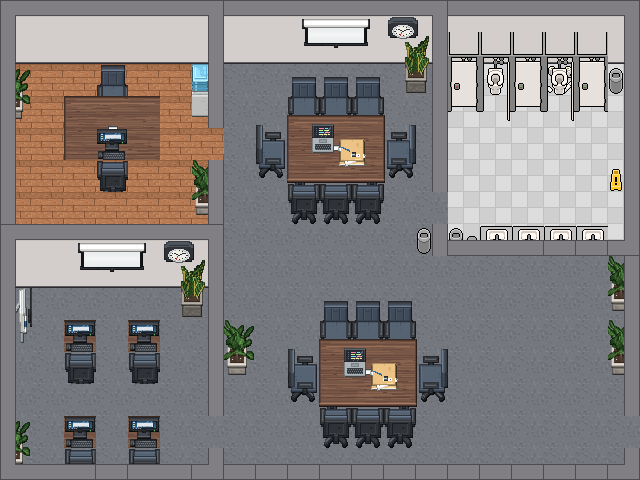

Below is a game level as drawn by its tile map, then a one-line description and the .tmx file that defines it, in full:
An orthogonal 20x15 tile map with 32x32 px tiles, 5 tile layers (Terra, Mobiliari0, Parets, Mobiliari, ...), 9 tilesets and 7 objects.

<map version="1.10" tiledversion="1.12.2" orientation="orthogonal" renderorder="right-down" width="20" height="15" tilewidth="32" tileheight="32" infinite="0" nextlayerid="8" nextobjectid="25">
 <editorsettings>
  <export target="mapa.json" format="json" />
 </editorsettings>
 <tileset firstgid="1" name="meeting_room_tileset" tilewidth="32" tileheight="32" tilecount="16" columns="8">
  <image source="../tilesets/meeting_room_tileset.png" width="256" height="64" />
  <tile id="0">
   <properties>
    <property name="Collides" type="bool" value="true" />
   </properties>
  </tile>
  <tile id="1">
   <properties>
    <property name="Collides" type="bool" value="true" />
   </properties>
  </tile>
  <tile id="2">
   <properties>
    <property name="Collides" type="bool" value="true" />
   </properties>
  </tile>
  <tile id="3">
   <properties>
    <property name="Collides" type="bool" value="true" />
   </properties>
  </tile>
  <tile id="4">
   <properties>
    <property name="Collides" type="bool" value="true" />
   </properties>
  </tile>
  <tile id="5">
   <properties>
    <property name="Collides" type="bool" value="true" />
   </properties>
  </tile>
  <tile id="6">
   <properties>
    <property name="Collides" type="bool" value="true" />
   </properties>
  </tile>
  <tile id="7">
   <properties>
    <property name="Collides" type="bool" value="true" />
   </properties>
  </tile>
  <tile id="8">
   <properties>
    <property name="Collides" type="bool" value="true" />
   </properties>
  </tile>
  <tile id="9">
   <properties>
    <property name="Collides" type="bool" value="true" />
   </properties>
  </tile>
  <tile id="10">
   <properties>
    <property name="Collides" type="bool" value="true" />
   </properties>
  </tile>
  <tile id="11">
   <properties>
    <property name="Collides" type="bool" value="true" />
   </properties>
  </tile>
  <tile id="12">
   <properties>
    <property name="Collides" type="bool" value="true" />
   </properties>
  </tile>
  <tile id="13">
   <properties>
    <property name="Collides" type="bool" value="true" />
   </properties>
  </tile>
  <tile id="14">
   <properties>
    <property name="Collides" type="bool" value="true" />
   </properties>
  </tile>
  <tile id="15">
   <properties>
    <property name="Collides" type="bool" value="true" />
   </properties>
  </tile>
 </tileset>
 <tileset firstgid="17" name="meeting_room_props" tilewidth="32" tileheight="32" tilecount="30" columns="15">
  <image source="../tilesets/meeting_room_props.png" width="493" height="74" />
 </tileset>
 <tileset firstgid="47" name="walls" tilewidth="32" tileheight="32" tilecount="32" columns="8">
  <image source="../tilesets/walls.png" width="256" height="128" />
  <tile id="0">
   <properties>
    <property name="Collides" type="bool" value="true" />
   </properties>
  </tile>
  <tile id="1">
   <properties>
    <property name="Collides" type="bool" value="true" />
   </properties>
  </tile>
  <tile id="2">
   <properties>
    <property name="Collides" type="bool" value="true" />
   </properties>
  </tile>
  <tile id="3">
   <properties>
    <property name="Collides" type="bool" value="true" />
   </properties>
  </tile>
  <tile id="4">
   <properties>
    <property name="Collides" type="bool" value="true" />
   </properties>
  </tile>
  <tile id="5">
   <properties>
    <property name="Collides" type="bool" value="true" />
   </properties>
  </tile>
  <tile id="6">
   <properties>
    <property name="Collides" type="bool" value="true" />
   </properties>
  </tile>
  <tile id="7">
   <properties>
    <property name="Collides" type="bool" value="true" />
   </properties>
  </tile>
  <tile id="8">
   <properties>
    <property name="Collides" type="bool" value="true" />
   </properties>
  </tile>
  <tile id="9">
   <properties>
    <property name="Collides" type="bool" value="true" />
   </properties>
  </tile>
  <tile id="10">
   <properties>
    <property name="Collides" type="bool" value="true" />
   </properties>
  </tile>
  <tile id="11">
   <properties>
    <property name="Collides" type="bool" value="true" />
   </properties>
  </tile>
  <tile id="12">
   <properties>
    <property name="Collides" type="bool" value="true" />
   </properties>
  </tile>
  <tile id="13">
   <properties>
    <property name="Collides" type="bool" value="true" />
   </properties>
  </tile>
  <tile id="14">
   <properties>
    <property name="Collides" type="bool" value="true" />
   </properties>
  </tile>
  <tile id="15">
   <properties>
    <property name="Collides" type="bool" value="true" />
   </properties>
  </tile>
  <tile id="16">
   <properties>
    <property name="Collides" type="bool" value="true" />
   </properties>
  </tile>
  <tile id="17">
   <properties>
    <property name="Collides" type="bool" value="true" />
   </properties>
  </tile>
  <tile id="18">
   <properties>
    <property name="Collides" type="bool" value="true" />
   </properties>
  </tile>
  <tile id="19">
   <properties>
    <property name="Collides" type="bool" value="true" />
   </properties>
  </tile>
  <tile id="20">
   <properties>
    <property name="Collides" type="bool" value="true" />
   </properties>
  </tile>
  <tile id="21">
   <properties>
    <property name="Collides" type="bool" value="true" />
   </properties>
  </tile>
  <tile id="22">
   <properties>
    <property name="Collides" type="bool" value="true" />
   </properties>
  </tile>
  <tile id="23">
   <properties>
    <property name="Collides" type="bool" value="true" />
   </properties>
  </tile>
  <tile id="24">
   <properties>
    <property name="Collides" type="bool" value="true" />
   </properties>
  </tile>
  <tile id="25">
   <properties>
    <property name="Collides" type="bool" value="true" />
   </properties>
  </tile>
  <tile id="26">
   <properties>
    <property name="Collides" type="bool" value="true" />
   </properties>
  </tile>
  <tile id="27">
   <properties>
    <property name="Collides" type="bool" value="true" />
   </properties>
  </tile>
  <tile id="28">
   <properties>
    <property name="Collides" type="bool" value="true" />
   </properties>
  </tile>
  <tile id="29">
   <properties>
    <property name="Collides" type="bool" value="true" />
   </properties>
  </tile>
  <tile id="30">
   <properties>
    <property name="Collides" type="bool" value="true" />
   </properties>
  </tile>
  <tile id="31">
   <properties>
    <property name="Collides" type="bool" value="true" />
   </properties>
  </tile>
 </tileset>
 <tileset firstgid="79" name="floors" tilewidth="32" tileheight="32" tilecount="3" columns="3">
  <image source="../tilesets/floors.png" width="96" height="32" />
 </tileset>
 <tileset firstgid="82" name="clean_publicbathroom_set" tilewidth="32" tileheight="32" tilecount="120" columns="12">
  <image source="../tilesets/clean_publicbathroom_set.png" width="384" height="320" />
 </tileset>
 <tileset firstgid="202" name="meeting_room_preview" tilewidth="32" tileheight="32" tilecount="81" columns="9">
  <image source="../tilesets/meeting_room_preview.png" width="288" height="288" />
  <tile id="21">
   <properties>
    <property name="Collides" type="bool" value="false" />
   </properties>
  </tile>
  <tile id="22">
   <properties>
    <property name="Collides" type="bool" value="false" />
   </properties>
  </tile>
  <tile id="23">
   <properties>
    <property name="Collides" type="bool" value="false" />
   </properties>
  </tile>
  <tile id="30">
   <properties>
    <property name="Collides" type="bool" value="true" />
   </properties>
  </tile>
  <tile id="31">
   <properties>
    <property name="Collides" type="bool" value="true" />
   </properties>
  </tile>
  <tile id="32">
   <properties>
    <property name="Collides" type="bool" value="true" />
   </properties>
  </tile>
  <tile id="38">
   <properties>
    <property name="Collides" type="bool" value="true" />
   </properties>
  </tile>
  <tile id="39">
   <properties>
    <property name="Collides" type="bool" value="true" />
   </properties>
  </tile>
  <tile id="40">
   <properties>
    <property name="Collides" type="bool" value="true" />
   </properties>
  </tile>
  <tile id="41">
   <properties>
    <property name="Collides" type="bool" value="true" />
   </properties>
  </tile>
  <tile id="42">
   <properties>
    <property name="Collides" type="bool" value="true" />
   </properties>
  </tile>
  <tile id="47">
   <properties>
    <property name="Collides" type="bool" value="true" />
   </properties>
  </tile>
  <tile id="48">
   <properties>
    <property name="Collides" type="bool" value="true" />
   </properties>
  </tile>
  <tile id="49">
   <properties>
    <property name="Collides" type="bool" value="true" />
   </properties>
  </tile>
  <tile id="50">
   <properties>
    <property name="Collides" type="bool" value="true" />
   </properties>
  </tile>
  <tile id="51">
   <properties>
    <property name="Collides" type="bool" value="true" />
   </properties>
  </tile>
  <tile id="55">
   <properties>
    <property name="Collides" type="bool" value="true" />
   </properties>
  </tile>
  <tile id="57">
   <properties>
    <property name="Collides" type="bool" value="true" />
   </properties>
  </tile>
  <tile id="58">
   <properties>
    <property name="Collides" type="bool" value="true" />
   </properties>
  </tile>
  <tile id="59">
   <properties>
    <property name="Collides" type="bool" value="true" />
   </properties>
  </tile>
  <tile id="64">
   <properties>
    <property name="Collides" type="bool" value="true" />
   </properties>
  </tile>
 </tileset>
 <tileset firstgid="283" name="computer_front" tilewidth="32" tileheight="32" tilecount="1" columns="1">
  <image source="../tilesets/computer_front.png" width="32" height="34" />
 </tileset>
 <tileset firstgid="284" name="office_chair_back" tilewidth="32" tileheight="32" tilecount="1" columns="1">
  <image source="../tilesets/office_chair_back.png" width="34" height="42" />
 </tileset>
 <tileset firstgid="285" name="office_chair_front" tilewidth="32" tileheight="32" tilecount="1" columns="1">
  <image source="../tilesets/office_chair_front.png" width="34" height="58" />
 </tileset>
 <layer id="1" name="Terra" width="20" height="15" locked="1">
  <data encoding="csv">
79,79,79,79,79,79,79,80,80,80,80,80,80,80,81,81,81,81,81,81,
79,79,79,79,79,79,79,80,80,80,80,80,80,80,81,81,81,81,81,81,
79,79,79,79,79,79,79,80,80,80,80,80,80,80,81,81,81,81,81,81,
79,79,79,79,79,79,79,80,80,80,80,80,80,80,81,81,81,81,81,81,
79,79,79,79,79,79,79,80,80,80,80,80,80,80,81,81,81,81,81,81,
79,79,79,79,79,79,79,80,80,80,80,80,80,80,81,81,81,81,81,81,
79,79,79,79,79,79,79,80,80,80,80,80,80,80,81,81,81,81,81,81,
80,80,80,80,80,80,80,80,80,80,80,80,80,80,81,81,81,81,81,81,
80,80,80,80,80,80,80,80,80,80,80,80,80,80,1,1,1,1,1,1,
80,80,80,80,80,80,80,80,80,80,80,80,80,80,80,80,80,80,80,80,
80,222,80,80,80,80,80,80,80,80,80,80,1,1,1,1,1,1,1,80,
80,80,222,80,80,80,80,80,80,80,80,80,80,80,1,1,1,1,1,80,
222,80,80,80,80,222,80,80,80,80,80,80,80,1,1,1,1,1,1,80,
222,80,80,80,80,80,80,80,80,80,80,80,80,1,1,1,1,1,80,80,
80,80,80,80,80,80,222,80,80,80,80,80,80,80,80,80,80,80,80,1
</data>
 </layer>
 <layer id="5" name="Mobiliari0" width="20" height="15" locked="1">
  <data encoding="csv">
0,0,0,0,0,0,0,0,0,0,0,0,0,0,0,0,0,0,0,0,
22,0,0,0,0,0,0,0,0,0,0,0,0,0,0,0,0,0,0,0,
22,0,0,285,0,0,26,0,0,0,0,0,0,0,0,0,0,139,0,152,
37,0,0,0,0,0,41,0,0,0,0,0,0,0,0,0,0,0,0,0,
0,0,0,0,0,0,0,0,0,0,0,0,0,0,0,0,0,0,0,0,
0,0,0,284,0,0,22,0,0,0,0,0,0,0,0,0,0,0,0,129,
0,0,0,0,0,0,37,0,0,0,0,0,0,0,0,0,0,0,0,0,
0,0,0,0,0,0,0,0,0,0,0,0,0,152,152,103,103,103,103,0,
0,0,0,0,0,0,0,0,0,0,0,0,0,0,0,0,0,0,0,22,
23,0,0,0,0,0,0,0,0,0,0,0,0,0,0,0,0,0,0,37,
38,0,0,0,0,0,0,0,0,0,0,0,0,0,0,0,0,0,0,22,
0,0,0,0,0,0,0,0,0,0,0,0,0,0,0,0,0,0,0,37,
0,0,0,0,0,0,0,0,0,0,0,0,0,0,0,0,0,0,0,0,
22,0,0,0,0,0,0,0,0,0,0,0,0,0,0,0,0,0,0,0,
37,0,284,0,284,0,0,0,0,0,0,0,0,0,0,0,0,0,0,0
</data>
 </layer>
 <layer id="2" name="Parets" width="20" height="15">
  <data encoding="csv">
48,49,49,49,49,49,4,49,49,205,206,207,209,210,3,49,49,49,49,52,
53,6,6,6,6,6,7,6,6,214,215,216,218,219,6,6,6,6,6,7,
8,0,0,0,0,0,9,0,0,0,0,0,0,228,0,0,0,0,0,60,
8,0,0,0,0,0,60,0,0,0,0,0,0,9,0,0,0,0,0,60,
8,0,0,0,0,0,0,0,0,0,0,0,0,9,0,0,0,0,0,60,
8,0,0,0,0,0,60,0,0,0,0,0,0,9,0,0,0,0,0,60,
8,0,0,0,0,0,60,0,0,0,0,0,0,0,0,0,0,0,0,60,
2,3,205,206,207,209,210,0,0,0,0,0,0,9,11,11,68,12,68,71,
5,6,214,215,216,218,219,0,0,0,0,0,0,0,0,0,0,0,0,60,
8,0,0,0,0,0,228,0,0,0,0,0,0,0,0,0,0,0,0,60,
8,0,0,0,0,0,60,0,0,0,0,0,0,0,0,0,0,0,0,60,
8,0,0,0,0,0,60,0,0,0,0,0,0,0,0,0,0,0,0,60,
8,0,0,0,0,0,60,0,0,0,0,0,0,0,0,0,0,0,0,60,
8,0,0,0,0,0,0,0,0,0,0,0,0,0,0,0,0,0,0,0,
10,11,68,68,11,68,71,12,12,12,12,12,12,68,68,68,68,68,68,71
</data>
 </layer>
 <layer id="4" name="Mobiliari" width="20" height="15">
  <data encoding="csv">
0,0,0,0,0,0,0,0,0,0,0,0,0,0,0,0,0,0,0,0,
0,0,0,0,0,0,0,0,0,0,0,0,0,0,110,110,110,110,110,0,
0,0,0,0,0,0,0,0,222,223,224,225,227,0,122,122,122,122,122,0,
0,0,17,18,19,0,0,0,231,232,233,234,235,0,0,0,0,0,0,0,
0,0,32,33,34,0,0,0,240,241,242,243,244,0,0,0,0,0,0,0,
0,0,0,0,0,0,0,0,249,250,251,252,253,0,0,0,0,0,0,0,
0,0,0,0,0,0,0,0,258,259,260,261,262,0,0,0,0,0,0,0,
0,0,0,0,0,0,0,0,0,0,0,0,0,0,0,0,0,0,0,0,
0,0,0,0,0,0,0,0,0,0,0,0,0,0,0,0,0,0,0,0,
0,0,0,0,0,227,0,0,0,222,223,224,225,226,0,0,0,0,0,0,
0,0,18,0,18,0,0,22,0,231,232,233,234,235,0,0,0,0,0,0,
0,0,0,0,0,0,0,37,0,240,241,242,243,244,0,0,0,0,0,0,
0,0,0,0,0,0,0,0,0,249,250,251,252,253,0,0,0,0,0,0,
0,0,18,0,18,0,0,0,0,258,259,260,261,262,0,0,0,0,0,0,
0,0,0,0,0,0,0,0,0,0,0,0,0,0,0,0,0,0,0,0
</data>
 </layer>
 <layer id="6" name="Mobiliari1" width="20" height="15" locked="1">
  <data encoding="csv">
0,0,0,0,0,0,0,0,0,0,0,0,0,0,0,0,0,0,0,0,
0,0,0,0,0,0,0,0,0,0,0,0,0,0,132,135,134,135,134,0,
0,0,0,0,0,0,0,0,0,0,0,0,0,0,145,147,146,147,146,0,
0,0,0,0,0,0,0,0,0,0,0,0,0,0,158,159,158,159,158,0,
0,0,0,283,0,0,0,0,0,0,0,0,0,0,0,0,0,0,0,0,
0,0,0,0,0,0,0,0,0,0,0,0,0,0,0,0,0,0,0,0,
0,0,0,0,0,0,0,0,0,0,0,0,0,0,0,0,0,0,0,0,
0,0,0,0,0,0,0,0,0,0,0,0,0,0,0,0,0,0,0,0,
0,0,0,0,0,0,0,0,0,0,0,0,0,0,0,0,0,0,0,0,
0,0,0,0,0,0,0,0,0,0,0,0,0,0,0,0,0,0,0,0,
0,0,283,0,283,0,0,0,0,0,0,0,0,0,0,0,0,0,0,0,
0,0,284,0,284,0,0,0,0,0,0,0,0,0,0,0,0,0,0,0,
0,0,0,0,0,0,0,0,0,0,0,0,0,0,0,0,0,0,0,0,
0,0,283,0,283,0,0,0,0,0,0,0,0,0,0,0,0,0,0,0,
0,0,0,0,0,0,0,0,0,0,0,0,0,0,0,0,0,0,0,0
</data>
 </layer>
 <objectgroup id="7" name="Objectes">
  <object id="11" x="574.667" y="418.667" width="34.6667" height="29.3333">
   <properties>
    <property name="spawn" value="spawn" />
   </properties>
  </object>
  <object id="12" x="10.6667" y="6.66667" width="204" height="222.667">
   <properties>
    <property name="aforament" type="int" value="3" />
    <property name="nomSala" value="sala reunions" />
    <property name="tipus" value="zona" />
   </properties>
  </object>
  <object id="13" x="324" y="-84" />
  <object id="14" x="132" y="325.25" width="24.5" height="7.5">
   <properties>
    <property name="tipus" value="monitor" />
    <property name="titol" value="pantallaCodi" />
   </properties>
  </object>
  <object id="20" x="17.3333" y="238.667" width="193.333" height="225.333">
   <properties>
    <property name="aforament" type="int" value="6" />
    <property name="nomSala" value="Sala Tècnics" />
    <property name="tipus" value="zona" />
   </properties>
  </object>
  <object id="23" x="449.333" y="16" width="174.667" height="221.333">
   <properties>
    <property name="aforament" type="int" value="6" />
    <property name="nomSala" value="Lavabos" />
    <property name="tipus" value="zona" />
   </properties>
  </object>
  <object id="24" x="315" y="127" width="16" height="8.5">
   <properties>
    <property name="tipus" value="monitor" />
    <property name="titol" value="Pantalla Info" />
   </properties>
  </object>
 </objectgroup>
</map>
